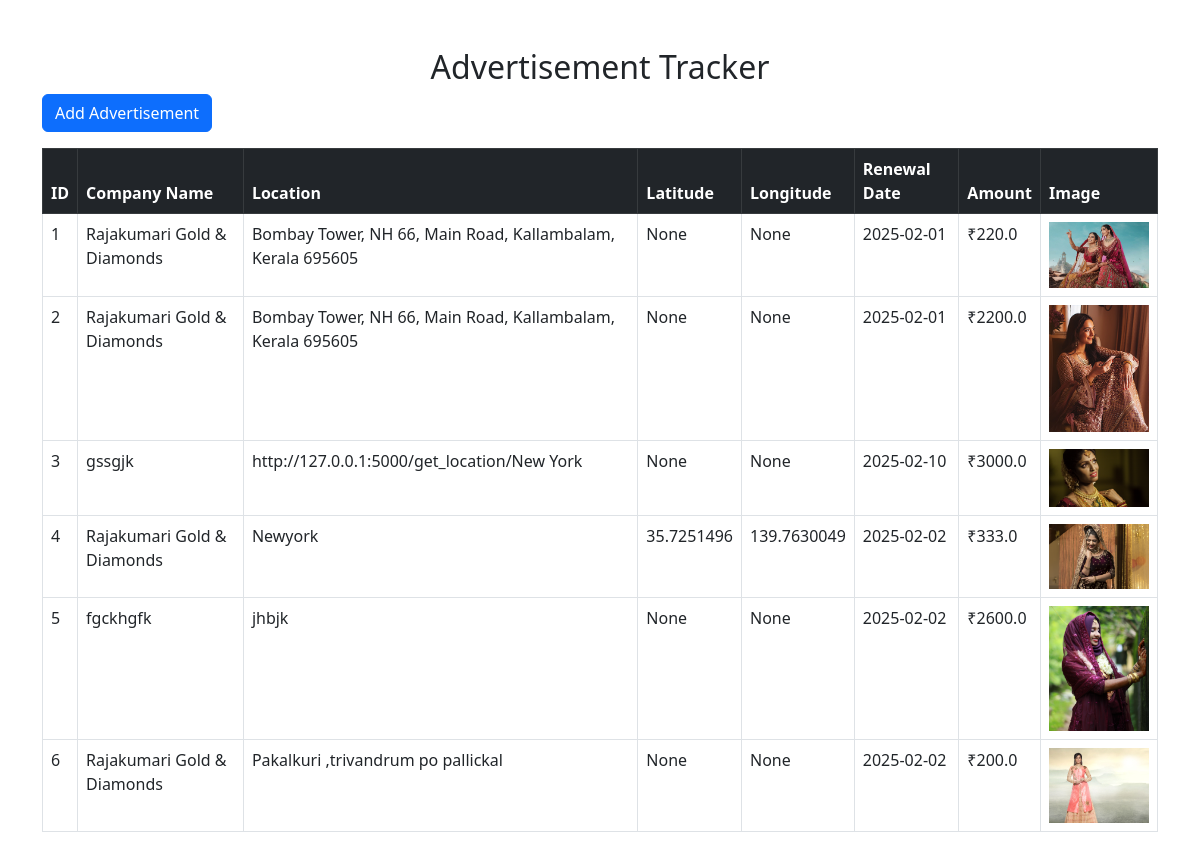
Before: / with the older database file.
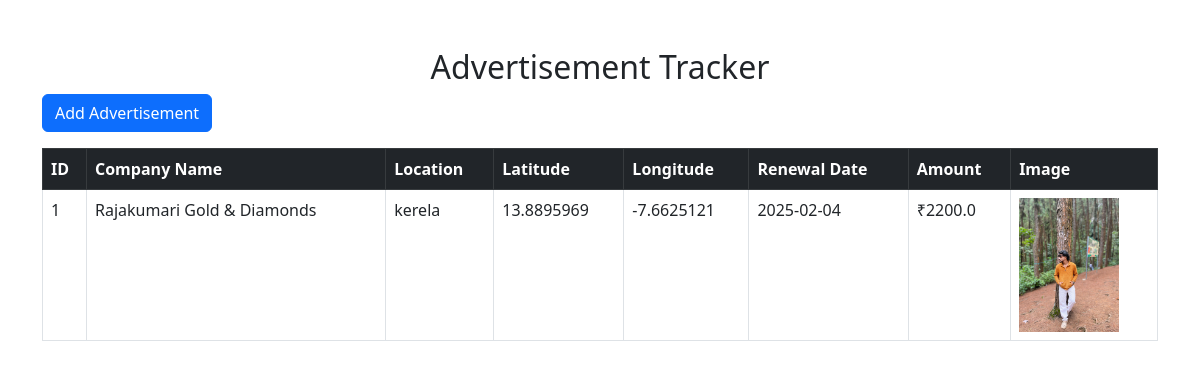
After: the same page with the newer database file.
### app.py (models this page shows)
class Advertisement(db.Model):
    id = db.Column(db.Integer, primary_key=True)
    company_name = db.Column(db.String(100), nullable=False)
    location = db.Column(db.String(255), nullable=False)
    renewal_date = db.Column(db.String(50), nullable=False)
    amount = db.Column(db.Float, nullable=False)
    image = db.Column(db.String(255), nullable=True)
    latitude = db.Column(db.Float, nullable=True)
    longitude = db.Column(db.Float, nullable=True)

### app.py (the view)
@app.route('/')
def index():
    ads = Advertisement.query.all()
    return render_template('index.html', ads=ads)

### templates/index.html (shortened to what this page needs)
<!DOCTYPE html>
<html lang="en">
<head>
    <link href="https://cdn.jsdelivr.net/npm/bootstrap@5.3.0/dist/css/bootstrap.min.css" rel="stylesheet">
</head>
<body class="container mt-5">
    <h2 class="text-center">Advertisement Tracker</h2>
    <a href="/add" class="btn btn-primary mb-3">Add Advertisement</a>
    <table class="table table-bordered">
        <thead class="table-dark">
            <tr>
                <th>ID</th>
                <th>Company Name</th>
                <th>Location</th>
                <th>Latitude</th>
                <th>Longitude</th>
                <th>Renewal Date</th>
                <th>Amount</th>
                <th>Image</th>
            </tr>
        </thead>
        <tbody>
            {% for ad in ads %}
            <tr>
                <td>{{ ad.id }}</td>
                <td>{{ ad.company_name }}</td>
                <td>{{ ad.location }}</td>
                <td>{{ ad.latitude }}</td>
                <td>{{ ad.longitude }}</td>
                <td>{{ ad.renewal_date }}</td>
                <td>₹{{ ad.amount }}</td>
                <td>
                    {% if ad.image %}
                        <img src="{{ url_for('static', filename='uploads/' + ad.image) }}" width="100">
                    {% else %}
                        No Image
                    {% endif %}
                </td>
            </tr>
            {% endfor %}
        </tbody>
    </table>
</body>
</html>

Changed rows visible on the page:
removed Advertisement: id "2", company_name "Rajakumari Gold & Diamonds", location "Bombay Tower, NH 66, Main Road, Kallambalam, Kerala 695605", latitude "None", longitude "None", renewal_date "2025-02-01", amount "2200.0", image (picture)
removed Advertisement: id "3", company_name "gssgjk", location "http://127.0.0.1:5000/get_location/New York", latitude "None", longitude "None", renewal_date "2025-02-10", amount "3000.0", image (picture)
removed Advertisement: id "4", company_name "Rajakumari Gold & Diamonds", location "Newyork", latitude "35.7251496", longitude "139.7630049", renewal_date "2025-02-02", amount "333.0", image (picture)
removed Advertisement: id "5", company_name "fgckhgfk", location "jhbjk", latitude "None", longitude "None", renewal_date "2025-02-02", amount "2600.0", image (picture)
removed Advertisement: id "6", company_name "Rajakumari Gold & Diamonds", location "Pakalkuri ,trivandrum po pallickal", latitude "None", longitude "None", renewal_date "2025-02-02", amount "200.0", image (picture)
changed Advertisement "Rajakumari Gold & Diamonds": location "Bombay Tower, NH 66, Main Road, Kallambalam, Kerala 695605" → "kerela"; latitude "None" → "13.8895969"; longitude "None" → "-7.6625121"; renewal_date "2025-02-01" → "2025-02-04"; amount "220.0" → "2200.0"; image: a different picture
